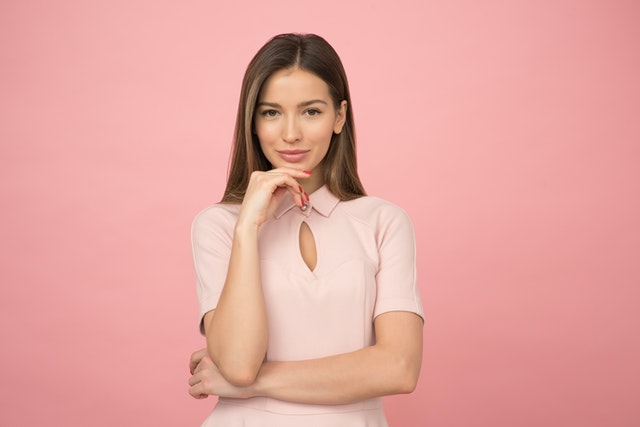
#> input picture resources/photo-small.jpg, 640 x 427 px
$ python editing-image-color.py
#> lines starting #> are read from the running program, lines starting #| are printed output that depends on the picture; after the words box and inside, x2 and y2 are one past the last pixel; in counts of white or black regions, pixels touching at a corner belong together
import cv2
import numpy as np

RESOURCE_PATH = '../resources/'
FILENAME = 'photo-small.jpg'


#--[Defining image]--#
imgOriginal = cv2.imread(RESOURCE_PATH + FILENAME)
#> imgOriginal is the input picture: shape (427, 640, 3); mean B, G, R 160, 165.5, 228.4
imgGray = cv2.cvtColor(imgOriginal, cv2.COLOR_BGR2GRAY)
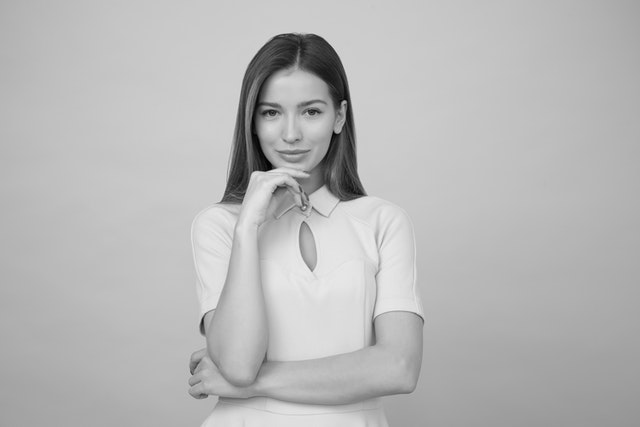
#> imgGray: shape (427, 640); min 2, max 238, mean 183.7
imgBlur = cv2.GaussianBlur(imgGray, (7,7), 0)
imgCanny = cv2.Canny(imgOriginal, 80, 80)
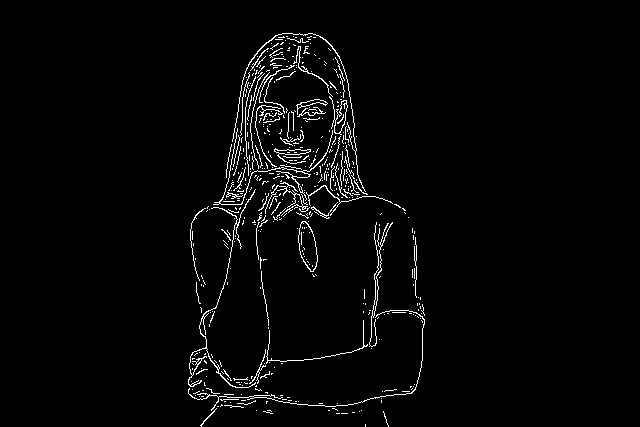
#> imgCanny: shape (427, 640); 2.5% white in thin lines or dots, all inside (x1, y1, x2, y2) = (188, 33, 425, 427)
imgDilate = cv2.dilate(imgCanny, np.ones((5,5), np.uint8), iterations=1)
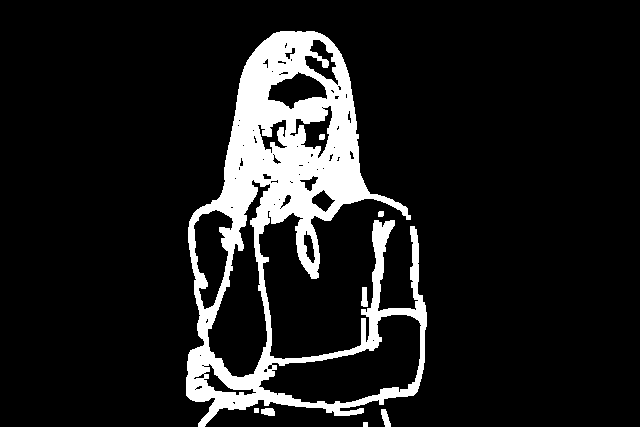
#> imgDilate: shape (427, 640); 11.4% white; 8 white regions, largest, box (x1, y1, x2, y2) and area: (186, 31, 427, 427) 30691, (381, 409, 391, 427) 111, (361, 287, 368, 307) 110
imgErode = cv2.erode(imgDilate, np.ones((5,5), np.uint8), iterations=1)
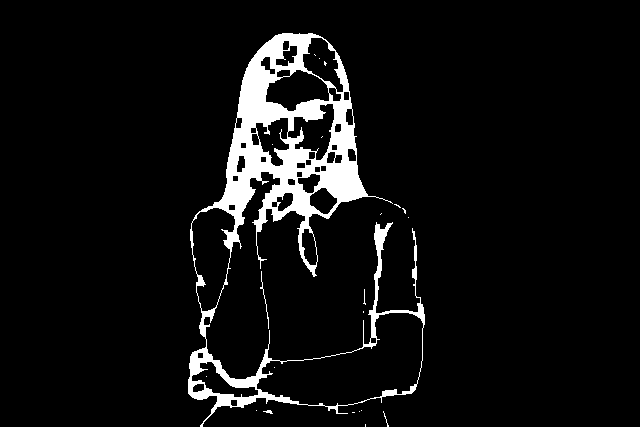
#> imgErode: shape (427, 640); 6.4% white; 22 white regions (19 under 20 px), largest, box (x1, y1, x2, y2) and area: (188, 33, 425, 427) 17384, (260, 271, 269, 329) 64, (263, 410, 273, 414) 22

#--[Showing images]--#
cv2.imshow('Original image', imgOriginal)
cv2.imshow('Gray image', imgGray)
cv2.imshow('Blur image', imgBlur)
cv2.imshow('Canny image', imgCanny)
cv2.imshow('Dilate image', imgDilate)
cv2.imshow('Erode image', imgErode)

cv2.waitKey()

$ run again, with resources/photo-car-small.jpg copied over resources/photo-small.jpg
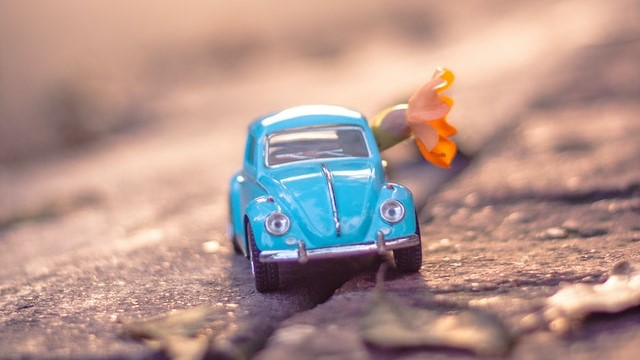
#> input picture resources/photo-car-small.jpg, 640 x 360 px
#> imgOriginal is the input picture: shape (360, 640, 3); mean B, G, R 141.9, 149.4, 177.8
#> `imgCanny = cv2.Canny(imgOriginal, 80, 80)`:
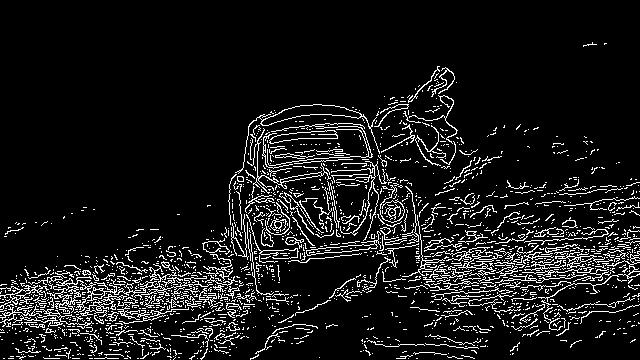
#> imgCanny: shape (360, 640); 9.4% white in thin lines or dots, all inside (x1, y1, x2, y2) = (0, 42, 640, 360)
#> imgDilate: shape (360, 640); 39.5% white; 51 white regions, largest, box (x1, y1, x2, y2) and area: (0, 64, 640, 360) 85186, (358, 332, 490, 360) 2127, (2, 220, 28, 239) 283
#> `imgErode = cv2.erode(imgDilate, np.ones((5,5), np.uint8), iterations=1)`:
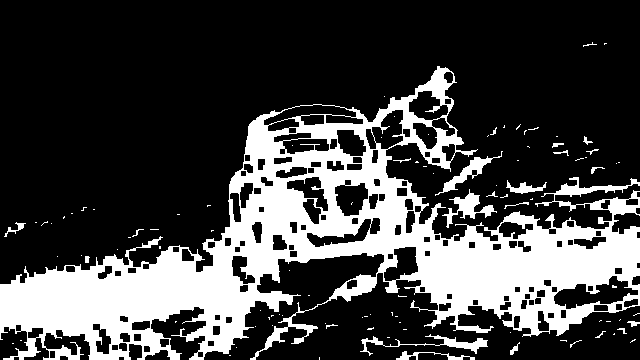
#> imgErode: shape (360, 640); 26.7% white; 101 white regions (78 under 20 px), largest, box (x1, y1, x2, y2) and area: (0, 66, 640, 360) 58358, (442, 189, 497, 228) 618, (360, 334, 488, 356) 595

$ run again, with resources/photo-cards-small.jpg copied over resources/photo-small.jpg
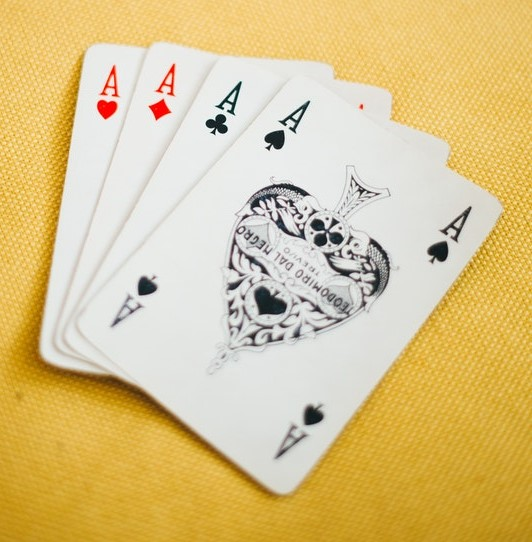
#> input picture resources/photo-cards-small.jpg, 532 x 542 px
#> imgOriginal is the input picture: shape (542, 532, 3); mean B, G, R 139.4, 195.8, 218.3
#> `imgCanny = cv2.Canny(imgOriginal, 80, 80)`:
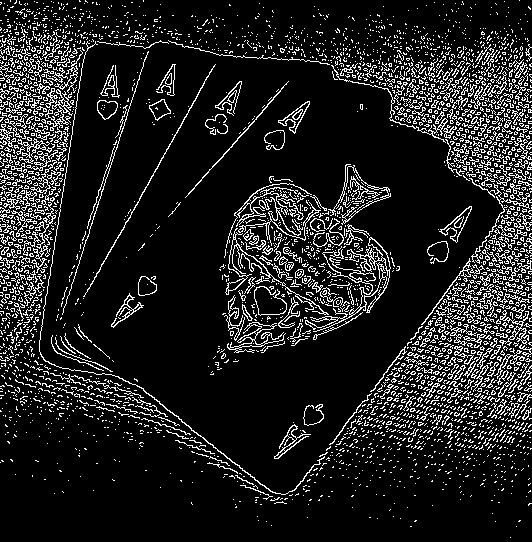
#> imgCanny: shape (542, 532); 12.6% white in thin lines or dots
#> imgDilate: shape (542, 532); 49.5% white; 141 white regions (1 under 20 px), largest, box (x1, y1, x2, y2) and area: (0, 0, 532, 507) 102222, (206, 162, 402, 377) 23498, (73, 62, 218, 307) 2043
#> `imgErode = cv2.erode(imgDilate, np.ones((5,5), np.uint8), iterations=1)`:
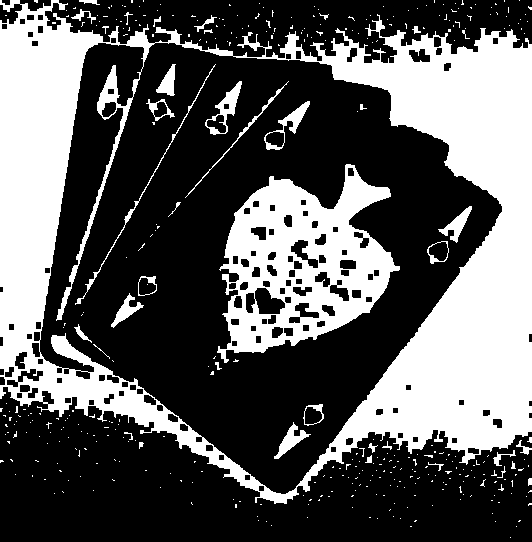
#> imgErode: shape (542, 532); 35.8% white; 398 white regions (359 under 20 px), largest, box (x1, y1, x2, y2) and area: (0, 0, 532, 504) 79312, (217, 164, 400, 363) 17827, (205, 81, 242, 135) 559
